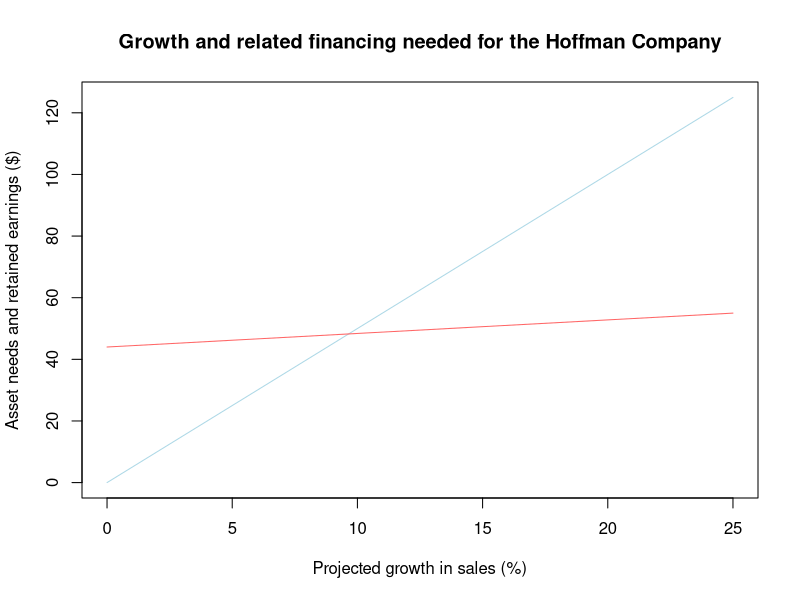

R code for this plot: (Note: this script raises an error after producing the figure.)
## ---- chunk 1
require(kableExtra)
require(dplyr)
knitr::opts_chunk$set(echo = TRUE)
options(scipen = 999)
pretty <- function(x) format(x, big.mark=",")
## ---- chunk 2
computerfield <- new.env()
computerfield$is <- matrix(c(1000, 800, 200), ncol=1)
rownames(computerfield$is) <- c("Sales", "Costs", "Net income")

knitr::kable(pretty(computerfield$is), align = "lr",
             caption="Computerfield corporation, income statement") %>%
    add_indent(c(3))
## ---- chunk 3
computerfield$bs <- matrix(c(500, 500, 250, 250, 500), ncol=1)
rownames(computerfield$bs) <- c("Assets", "Total Assets", "Debt", "Equity",
                                "Total Debt and Equity")

knitr::kable(pretty(computerfield$bs),
      align = "lr", caption="Computerfield Corporation balance sheet") %>%
    kable_styling(bootstrap_options="striped", full_width=F) %>%
    pack_rows("Assets", 1, 2, bold=T, background="#f2f2f2") %>%
    pack_rows("Debt and Equity", 3, 5, bold=T, background="#D3E4CD") %>%
    add_indent(c(2, 5))
## ---- chunk 4
computerfield$is.proforma <- computerfield$is
computerfield$is.proforma <- computerfield$is * 1.2
knitr::kable(pretty(computerfield$is.proforma), align="lr",
    caption="Computerfield corporation, pro forma income statement") %>%
  add_indent(c(3))
## ---- chunk 5
computerfield$bs.proforma <- computerfield$bs
computerfield$bs.proforma <- computerfield$bs * 1.2
rownames(computerfield$bs.proforma) <-
    c("Assets (+100)", "Total Assets (+100)", "Debt (+50)",
      "Equity (+50)", "Total Debt and Equity (+100)")
knitr::kable(computerfield$bs.proforma, align = "lr",
      caption="Computerfield Corporation pro forma balance sheet") %>%
    kable_styling(bootstrap_options="striped", full_width=F) %>%
    pack_rows("Assets", 1, 2, bold=T, background="#f2f2f2") %>%
    pack_rows("Debt and Equity", 3, 5, bold=T, background="#D3E4CD") %>%
    add_indent(c(2, 5))
## ---- chunk 6
computerfield$bs.proforma.alt <- computerfield$bs
computerfield$bs.proforma.alt <- matrix(c(600, 600, 110, 490, 600), ncol=1)
rownames(computerfield$bs.proforma.alt) <-
    c("Assets (+100)", "Total Assets (+100)", "Debt (-140)",
      "Equity (+240)", "Total Debt and Equity (+100)")
knitr::kable(pretty(computerfield$bs.proforma.alt), align = "lr",
      caption="Computerfield Corporation alternate pro forma balance sheet") %>%
    kable_styling(bootstrap_options="striped", full_width=F) %>%
    pack_rows("Assets", 1, 2, bold=T, background="#f2f2f2") %>%
    pack_rows("Debt and Equity", 3, 5, bold=T, background="#D3E4CD") %>%
    add_indent(c(2, 5))
## ---- chunk 7
rosengarten <- new.env()
rosengarten$growth.rate <- .25
rosengarten$is <- matrix(c(1000, 800, 200, 68, 132, 44, 88), ncol=1)
rownames(rosengarten$is) <- c("Sales", "Costs", "Taxable income", "Taxes (34%)",
                              "Net income", "Dividends",
                              "Addition to retained earnings")
knitr::kable(pretty(rosengarten$is),
      col.names=c("Item", "Amount ($)"), align="lr",
      caption="Rosengarten Corporation income statement") %>%
    kable_styling(bootstrap_options="striped", full_width=F) %>%
    add_indent(c(5))
## ---- chunk 8
rosengarten$is.proforma <- matrix(
    rosengarten$is[1:5,] * (1 + rosengarten$growth.rate), ncol=1)
rownames(rosengarten$is.proforma) <-
    c("Sales (projected)", "Costs", "Taxable income",
      "Taxes (34%)", "Net income")
knitr::kable(pretty(rosengarten$is.proforma), align = "lr",
     caption="Rosengarten Corporation pro forma income statement") %>%
   kable_styling(bootstrap_options="striped", full_width=F) %>%
   add_indent(c(5))
## ---- chunk 9
rosengarten$dividend.ratio <- .3333
## ---- chunk 10
rosengarten$bs <- matrix(c(160, 440, 600, 1200, 1800, 3000, 300, 100,
                           400, 800, 800, 1000, 1800, 3000), ncol=1)
rownames(rosengarten$bs) <- c("Cash", "Accounts receivable", "Inventory",
                              "Total current assets", "Net plant and equipment",
                              "Total assets", "Accounts payable",
                              "Notes payable", "Total current liabilities",
                              "Long-term debt",
                              "Common stock and paid-in surplus",
                              "Retained earnings", "Total equity",
                              "Total liabilities and owners' equity")
rosengarten$bs.pct.of.sales <- c(.16, .44, .60, 1.2, 1.8, 3, .3,
                                 NA, NA, NA, NA, NA, NA, NA)
rosengarten$bs <- cbind(rosengarten$bs, rosengarten$bs.pct.of.sales)

knitr::kable(pretty(rosengarten$bs),
     col.names=c("", "Amount ($)", "% of sales"), align="lrr",
     caption="Rosengarten Corporation balance sheet") %>%
   kable_styling(bootstrap_options="striped", full_width=F) %>%
   pack_rows("Current assets", 1, 4, bold=T, background="#f2f2f2") %>%
   pack_rows("Fixed assets", 5, 5, bold=T, background="#D3E4CD") %>%
   pack_rows("Current liabilities", 7, 9, bold=T, background="#FAD4D4") %>%
   pack_rows("Owners' equity", 11, 13, bold=T, background="#D9E4EC") %>%
   row_spec(5, extra_latex_after = "\\addlinespace") %>%
   row_spec(6, extra_latex_after = "\\addlinespace") %>%
   row_spec(13, extra_latex_after = "\\addlinespace") %>%
   add_indent(c(4, 9, 13))
## ---- chunk 11
tmp <- matrix(rosengarten$bs[,1], ncol=1)
rownames(tmp) <- rownames(rosengarten$bs)
rosengarten$bs.proforma <- tmp
rosengarten$bs.proforma[1:7] <- tmp * (1 + rosengarten$growth.rate)
rosengarten$bs.proforma["Total current liabilities",] <-
    rosengarten$bs.proforma["Accounts payable",] +
    rosengarten$bs.proforma["Notes payable",]
rosengarten$bs.proforma["Retained earnings",] <-
    tmp["Retained earnings",] +
    rosengarten$is.proforma["Net income",] * (1 - rosengarten$dividend.ratio)
rosengarten$bs.proforma["Total equity",] <-
    tmp["Total equity",] +
    rosengarten$is.proforma["Net income",] * (1 - rosengarten$dividend.ratio)
rosengarten$bs.proforma["Total liabilities and owners' equity",] <-
    rosengarten$bs.proforma["Total current liabilities",] +
    rosengarten$bs.proforma["Long-term debt",] +
    rosengarten$bs.proforma["Total equity",]
rosengarten$bs.proforma.efn <-
    rosengarten$bs.proforma["Total assets",] -
    rosengarten$bs.proforma["Total liabilities and owners' equity",]
rosengarten$bs.proforma.delta <- c(rosengarten$bs.proforma - rosengarten$bs[,1],
                                   rosengarten$bs.proforma.efn)
rosengarten$bs.proforma <- rbind(rosengarten$bs.proforma,
                                 rosengarten$bs.proforma.efn)
rosengarten$bs.proforma <- cbind(rosengarten$bs.proforma,
                                 rosengarten$bs.proforma.delta)
rownames(rosengarten$bs.proforma) <- c(rownames(rosengarten$bs),
                                       "External financing needed")
knitr::kable(pretty(round(rosengarten$bs.proforma)),
     col.names=c("Item", "Amount ($)", "Change from current year"), align="lrr",
     caption="Rosengarten Corporation pro forma balance sheet") %>%
   kable_styling(bootstrap_options="striped", full_width=F) %>%
   pack_rows("Current assets", 1, 4, bold=T, background="#f2f2f2") %>%
   pack_rows("Fixed assets", 5, 5, bold=T, background="#D3E4CD") %>%
   pack_rows("Current liabilities", 7, 9, bold=T, background="#FAD4D4") %>%
   pack_rows("Owners' equity", 11, 13, bold=T, background="#D9E4EC") %>%
   row_spec(5, extra_latex_after = "\\addlinespace") %>%
   row_spec(6, extra_latex_after = "\\addlinespace") %>%
   row_spec(13, extra_latex_after = "\\addlinespace") %>%
   add_indent(c(4, 9, 13))
## ---- chunk 12
# remove the efn row
tmp <- matrix(rosengarten$bs.proforma[-nrow(rosengarten$bs.proforma),1], ncol=1)
rownames(tmp) <- rownames(rosengarten$bs.proforma)[-15]
rosengarten$bs.scenario <- round(tmp)
rosengarten$bs.scenario["Notes payable",] <- 
    rosengarten$bs.scenario["Notes payable",] +
    225
rosengarten$bs.scenario["Total current liabilities",] <-
    rosengarten$bs.scenario["Total current liabilities",] +
    225
rosengarten$bs.scenario["Long-term debt",] <-
    rosengarten$bs.scenario["Long-term debt",] +
    340
rosengarten$bs.scenario["Total liabilities and owners' equity",] <-
    rosengarten$bs.scenario["Total current liabilities",] +
    rosengarten$bs.scenario["Long-term debt",] +
    rosengarten$bs.scenario["Total equity",]
rosengarten$bs.scenario.delta <-
    round(rosengarten$bs.scenario - rosengarten$bs[,1])
rosengarten$bs.scenario <- cbind(rosengarten$bs.scenario,
                                 rosengarten$bs.scenario.delta)
knitr::kable(pretty(rosengarten$bs.scenario),
     col.names=c("Item", "Amount ($)", "Change from current year"), align="lrr",
     caption="Rosengarten Corporation pro forma balance sheet") %>%
   kable_styling(bootstrap_options="striped", full_width=F) %>%
   pack_rows("Current assets", 1, 4, bold=T, background="#f2f2f2") %>%
   pack_rows("Fixed assets", 5, 5, bold=T, background="#D3E4CD") %>%
   pack_rows("Current liabilities", 7, 9, bold=T, background="#FAD4D4") %>%
   pack_rows("Owners' equity", 11, 13, bold=T, background="#D9E4EC") %>%
   row_spec(5, extra_latex_after = "\\addlinespace") %>%
   row_spec(6, extra_latex_after = "\\addlinespace") %>%
   row_spec(13, extra_latex_after = "\\addlinespace") %>%
   add_indent(c(4, 9, 13))
## ---- chunk 13
hoffman <- new.env()
hoffman$is <- matrix(c(500, 400, 100, 34, 66, 22, 44), ncol=1)
hoffman$is.accounts <- c("Sales", "Costs", "Taxable income", "Taxes (34%)",
                         "Net income", "Dividend",
                         "Additions to retained earnings")
rownames(hoffman$is) <- hoffman$is.accounts
knitr::kable(pretty(hoffman$is),
             caption="Hoffman Company income statement") %>%
    add_indent(c(6,7))

hoffman$bs <- data.frame(
  Category = c("Current assets", "Net fixed assets", "Total assets",
               "Total debt", "Owners' equity",
               "Total liabilities and owners' equity"),
  Amount = c(200, 300, 500, 250, 250, 500),
  pctSales = c(.4, .6, 1, NA, NA, NA)
)

knitr::kable(pretty(hoffman$bs),
     col.names=c("Item", "Amount ($)", "% of sales"), align="lrr",
     caption="Hoffman Corporation balance sheet") %>%
   kable_styling(bootstrap_options="striped", full_width=F) %>%
   pack_rows("Assets", 1, 3, bold=T, background="#f2f2f2") %>%
   pack_rows("Liabilities and Owners' Equity", 4, 6, bold=T,
             background="#D3E4CD") %>%
   row_spec(3, extra_latex_after = "\\addlinespace") %>%
   add_indent(c(3,6))
## ---- chunk 14
hoffman$is.proforma <- hoffman$is * 1.2
knitr::kable(pretty(hoffman$is),
             caption="Hoffman Company pro forma income statement")

hoffman$bs.proforma <- data.frame(
  Category = c(hoffman$bs$Category),
  #          Assets all vary with sales;    Total Debt unchanged
  Amount = c(hoffman$bs$Amount[1:3] * 1.2, hoffman$bs$Amount[4],
  #           Add addition to retained earnings to owners' equity
              hoffman$bs$Amount[5] + hoffman$is.proforma[7, 1],
  #           Do the same with total liabilities and owners' equity
              hoffman$bs$Amount[6] + hoffman$is.proforma[7, 1]),
  pctSales = hoffman$bs$pctSales
)
efn <- hoffman$bs.proforma[3,2] - hoffman$bs.proforma[6,2]
hoffman$bs.proforma <- rbind(hoffman$bs.proforma,
  c("External financing needed", efn, NA))

knitr::kable(pretty(hoffman$bs.proforma),
     col.names=c("Item", "Amount ($)", "% of sales"), align="lrr",
     caption="Hoffman Corporation pro forma balance sheet") %>%
   kable_styling(bootstrap_options="striped", full_width=F) %>%
   pack_rows("Assets", 1, 3, bold=T, background="#f2f2f2") %>%
   pack_rows("Liabilities and Owners' Equity", 4, 6, bold=T,
             background="#D3E4CD") %>%
   row_spec(c(3,6), extra_latex_after = "\\addlinespace") %>%
   add_indent(c(3,6))
## ---- chunk 15
efn <- new.env()
efn$sales.growth <- c(0, .05, .1, .15, .20, .25)
efn$assets.increase <- 500 * efn$sales.growth
efn$addition.retained.earnings <- 44 + (44 * efn$sales.growth)
efn$efn <- (500 + efn$assets.increase) - (500 + efn$addition.retained.earnings)
# We assume that all needed funds are borrowed
efn$de.ratio <- round((250 + efn$efn) /
                      (250 + efn$addition.retained.earnings),2)
efn$growth.table <- data.frame(
  Sales.Growth = efn$sales.growth,
  Assets.Increase = efn$assets.increase,
  Addition.Retained.Earnings = efn$addition.retained.earnings,
  External.Financing.Needed = efn$efn,
  DE.Ratio = efn$de.ratio
)
efn$gt.cols <- c("Projected Sales Growth", "Increase in Assets Required",
                 "Addition to Retained Earnings",
                 "External Financing Needed, EFN",
                 "Projected Debt-Equity Ratio")
knitr::kable(efn$growth.table, col.names=efn$gt.cols)
## ---- chunk 16
plot(efn$sales.growth*100, efn$assets.increase, type="l",
     xlab="Projected growth in sales (%)",
     ylab="Asset needs and retained earnings ($)",
     col="lightblue",
     main="Growth and related financing needed for the Hoffman Company")
lines(efn$sales.growth*100, efn$addition.retained.earnings,
      col="#FF6666")
## ---- chunk 17
ex3.4 <- new.env()

ex3.4$lowes <- c(48.8, 3.2, 2.0, 0.7, 1.6, 6.5, 33.7, 25, 1.3, 18.1)
ex3.4$home.depot <- c(68.0, 5.8, 3.3, 0.5, 1.6, 8.7, 40.1, 37, 1.6, 18.9)

ex3.4$rows <- c("Sales", "EBIT", "Net income", "Cash", "Depreciation",
                "Interest bearing debt", "Total assets", "Price per share",
                "Shares outstanding", "Shareholder equity")
ex3.4$col <- c("Lowe's Company, Inc.", "The Home Depot, Inc.")

ex3.4$tbl <- matrix(c(ex3.4$lowes, ex3.4$home.depot), ncol=2)
rownames(ex3.4$tbl) <- ex3.4$rows
colnames(ex3.4$tbl) <- ex3.4$col
knitr::kable(ex3.4$tbl, align="cc")

ex3.4$equity.multiplier <- round(ex3.4$tbl["Total assets",] /
    ex3.4$tbl["Shareholder equity",],1)
ex3.4$total.asset.turnover <- round(ex3.4$tbl["Sales",] /
    ex3.4$tbl["Total assets",],1)
ex3.4$profit.margin <- round(ex3.4$tbl["Net income",] /
    ex3.4$tbl["Sales",],3)
ex3.4$roe <- round(ex3.4$tbl["Net income",] /
    ex3.4$tbl["Shareholder equity",],3)
ex3.4$market.capitalization <- round(ex3.4$tbl["Price per share",] *
    ex3.4$tbl["Shares outstanding",],1)
ex3.4$enterprise.value <- round(ex3.4$market.capitalization +
    ex3.4$tbl["Interest bearing debt",] - ex3.4$tbl["Cash",],1)
ex3.4$eps <- round(ex3.4$tbl["Net income",] / 
    ex3.4$tbl["Shares outstanding",],2)
ex3.4$pe.multiple <- round(ex3.4$tbl["Price per share",] / ex3.4$eps,1)
ex3.4$ebitda <- round(ex3.4$tbl["EBIT",] + ex3.4$tbl["Depreciation",],1)
ex3.4$ev.multiple <- round(ex3.4$enterprise.value / ex3.4$ebitda,1)
## ---- chunk 18
ex3.5 <- new.env()
ex3.5$is.proforma <- matrix(c(606.8, 485.4, 121.4, 41.3, 80.1, 26.7, 53.4),
                            ncol=1)
ex3.5$is.rows <- c("Sales (Projected)", "Costs (80% of sales)",
                   "Taxable income", "Taxes (34%)", "Net income",
                   "Dividends", "Addition to retained earnings")
rownames(ex3.5$is.proforma) <- ex3.5$is.rows
knitr::kable(ex3.5$is.proforma,
    caption="Hoffman Company pro forma income statement") %>%
  add_indent(c(6,7))
## ---- chunk 19
ex3.5$bs.cols <- c("$", "% of sales")
ex3.5$bs.assets <- matrix(c(242.7, 364.1, 606.8, .4, .6, 1), ncol=2)
ex3.5$bs.assets.rows <- c("Current assets", "Net fixed assets", "Total assets")
rownames(ex3.5$bs.assets) <- ex3.5$bs.assets.rows
colnames(ex3.5$bs.assets) <- ex3.5$bs.cols
ex3.5$bs.lande <- matrix(c(250.0, 303.4, 553.4, 53.4, NA, NA, NA, NA), ncol=2)
ex3.5$bs.lande.rows <- c("Total debt", "Owners' equity",
  "Total liabilities and owners' equity", "External financing needed")
rownames(ex3.5$bs.lande) <- ex3.5$bs.lande.rows
colnames(ex3.5$bs.lande) <- ex3.5$bs.cols
ex3.5$bs.display <- list(ex3.5$bs.assets, ex3.5$bs.lande)
knitr::kable(ex3.5$bs.display,
    caption="Hoffman Company pro forma balance sheet", align="cc") %>%
  add_indent(c(3)) %>%
  kable_styling(latex_options = "HOLD_position")
## ---- chunk 20
p1 <- new.env()
p1$equity.multiplier <- 1.55
p1$total.asset.turnover <- 1.75
p1$profit.margin <- .043
p1$roe <- p1$profit.margin * p1$total.asset.turnover * p1$equity.multiplier
## ---- chunk 21
p2 <- new.env()
p2$de.ratio <- .8
p2$roa <- .097
p2$total.equity <- 735000
p2$equity.multiplier <- 1 + p2$de.ratio
p2$roe <- p2$roa * p2$equity.multiplier
p2$net.income <- p2$roe * p2$total.equity
## ---- chunk 22
p3 <- new.env()
p3$assets <- 1310
p3$de.ratio <- 1.2
p3$roe <- .15
p3$net.income <- (p3$roe * p3$assets)/(1 + p3$de.ratio)
## ---- chunk 23
p4 <- new.env()

p4$is <- data.frame(
    Category = c("Sales", "Costs", "taxable income",
                 "Taxes (34%)", "Net income"),
    Amount = c(37300, 25800, 11500, 3910, 7590)
)

p4$bs <- data.frame(
    Category =  c("Assets", "Debt", "Equity"),
    Amount = c(127000, 30500, 96500)
)

knitr::kable(p4$is, caption="Income Statement")
knitr::kable(p4$bs, caption="Balance Sheet")

p4$dividend <- 2500
p4$projected.sales <- 42300
p4$payout.ratio <- p4$dividend / p4$is$Amount[5]
p4$growth.rate <- (p4$projected.sales - p4$is$Amount[1]) / p4$is$Amount[1]
p4$projected.assets <- p4$bs$Amount[1] * (1 + p4$growth.rate)
p4$projected.net.income <- p4$is$Amount[5] * (1 + p4$growth.rate)
p4$addition.to.retained.earnings <- p4$projected.net.income *
                                     (1 - p4$payout.ratio)
p4$projected.equity <- p4$bs$Amount[3] + p4$addition.to.retained.earnings
p4$efn <- p4$projected.assets - (p4$bs$Amount[2] + p4$projected.equity)
## ---- chunk 24
pct.inc.sales <- 42300/37300
payout.ratio <- 2500/7590
assets.proforma <- 127000 * pct.inc.sales
netincome.proforma <- 7590 * pct.inc.sales
retained.earnings.proforma <- netincome.proforma*(1-payout.ratio)
equity.proforma <- 96500 + retained.earnings.proforma
efn <- assets.proforma - (30500 + equity.proforma)
## ---- chunk 25
p5 <- new.env()
p5$is <- matrix(c(54000, 39300, 14700, 4998, 9702), ncol=1)
row.names(p5$is) <- c("Sales", "Costs", "Taxable income",
                      "Taxes (34%)", "Net income")
p5$bs <- matrix(c(31000, 118000, 149000, 68000, 81000, 149000), ncol = 1)
row.names(p5$bs) <- c("Current assets", "Fixed assets", "Total Assets",
                      "Long-term debt", "Equity", "Debt and Equity")
knitr::kable(p5$is, caption="Income Statement")
knitr::kable(p5$bs, caption="Balance Sheet")
## ---- chunk 26
p5$payout.ratio <- .3
p5$de.ratio <- as.numeric(p5$bs["Long-term debt",]) /
               as.numeric(p5$bs["Equity",])
p5$roe <- as.numeric(p5$is["Net income",]) /
          as.numeric(p5$bs["Equity",])
p5$plow.back <- 1 - p5$payout.ratio
p5$sgr <- (p5$roe * p5$plow.back) / (1 - p5$roe * p5$plow.back)
## ---- chunk 27
p5$retention.ratio <- 0.70
p5$debt.to.equity.ratio <- 68000/81000
p5$roe <- 9702/81000
p5$sgr <- p5$roe * p5$retention.ratio
cat("Maximum increase in sales:", p5$max.inc.sales <- 54000 * p5$sgr)
cat("Projected Total Sales:", p5$projected.sales <- 54000 + p5$max.inc.sales)
## ---- chunk 28
p6 <- new.env()
p6$roe <- .13
p6$payout.ratio <- .2
p6$sgr <- (p6$roe * (1 - p6$payout.ratio)) /
          (1 - p6$roe * (1 - p6$payout.ratio))
## ---- chunk 29
p7 <- new.env()
p7$total.asset.turnover <- 2.2
p7$profit.margin <- .074
p7$equity.multiplier <- 1.4
p7$payout.ratio <- .4
p7$roa <- p7$profit.margin * p7$total.asset.turnover
p7$roe <- p7$roa * p7$equity.multiplier
p7$sgr <- p7$roe * (1 - p7$payout.ratio)
## ---- chunk 30
p8 <- new.env()
p8$is <- matrix(c(6500, 5320, 1180), ncol=1)
row.names(p8$is) <- c("Sales", "Costs", "Net income")
p8$bs <- matrix(c(17400, 17400, 8400, 9000, 17400), ncol=1)
row.names(p8$bs) <- c("Assets", "Total Assets", "Debt", "Equity", "Debt and Equity")
knitr::kable(p8$is, caption="Income Statement")
knitr::kable(p8$bs, caption="Balance Sheet")
## ---- chunk 31
p8$projected.sales <- 7280
p8$growth <- p8$projected.sales / as.numeric(p8$is["Sales",])
p8$projected.assets <- as.numeric(p8$bs["Assets",]) * p8$growth
p8$projected.net.income <- as.numeric(p8$is["Net income",]) * p8$growth
p8$projected.equity <- as.numeric(p8$bs["Equity",]) + p8$projected.net.income
p8$efn <- p8$projected.assets - (as.numeric(p8$bs["Debt",])
                              + p8$projected.equity)
## ---- chunk 32
options(digits=5)
p9 <- new.env()

# Given
p9$projected.sales <- 420
p9$sales.growth <- .1
p9$current.assets.pct.of.sales <- .2
p9$fixed.assets.pct.of.sales <- .75
p9$short.term.debt.pct.of.sales <- .15
p9$long.term.debt <- 120
p9$dividend.payout <- .3
p9$equity.par.value <- 48
p9$profit.margin <- .09

p9$sales <- p9$projected.sales / (1 + p9$sales.growth)

# Current variables
p9$current <- matrix(p9$sales * c(
    p9$current.assets.pct.of.sales,
    p9$fixed.assets.pct.of.sales,
    p9$short.term.debt.pct.of.sales), ncol=1)
rownames(p9$current) <- c(
    "Current assets",
    "Fixed assets",
    "Short-term debt")
p9$current.total.assets <- sum(p9$current[1:2,])
p9$current.total.liabilities <- as.numeric(p9$current[3,]) + p9$long.term.debt
p9$current.net.income <- p9$profit.margin * p9$sales
p9$current.retained.earnings <- p9$current.net.income *
  (1 - p9$dividend.payout)
p9$current.equity <- p9$current.total.assets - p9$current.total.liabilities

# Projected variables
p9$projected <- matrix(p9$projected.sales * c(
    p9$current.assets.pct.of.sales,
    p9$fixed.assets.pct.of.sales,
    p9$short.term.debt.pct.of.sales), ncol=1)
rownames(p9$projected) <- c(
    "Current assets",
    "Fixed assets",
    "Short-term debt")
p9$projected.total.assets <- sum(p9$projected[1:2,])
p9$projected.total.liabilities <- p9$projected[3,] + p9$long.term.debt
p9$projected.net.income <- p9$profit.margin * p9$projected.sales
p9$projected.retained.earnings <- p9$projected.net.income *
  (1 - p9$dividend.payout)
p9$projected.equity <- p9$current.equity + p9$projected.retained.earnings

p9$total.available.financing <- p9$projected["Short-term debt",] +
    p9$long.term.debt + p9$projected.equity

p9$efn <- p9$projected.total.assets - p9$total.available.financing
## ---- chunk 33
p10 <- new.env()
p10$roe <- .131
p10$payout.ratio <- .4
p10$sgr <- (p10$roe * (1 - p10$payout.ratio)) /
           (1 - p10$roe * (1 - p10$payout.ratio))
## ---- chunk 34
p11 <- new.env()
p11$total.debt.ratio <- c(.35, .55)
p11$roa <- c(.09, .07)
p11$de.ratio <- (1 - p11$total.debt.ratio)
p11$equity.multiplier <- 1 + p11$de.ratio
p11$roe <- p11$roa * p11$equity.multiplier
## ---- chunk 35
p12 <- new.env()
p12$net.loss.pd <- 37543
p12$sales.pd <- 345182
p12$sales.us <- 559725
p12$profit.margin <- - p12$net.loss.pd / p12$sales.pd
p12$pd.us <- p12$sales.us / p12$sales.pd
p12$net.loss.us <- p12$net.loss.pd * p12$pd.us
## ---- chunk 36
p13 <- new.env()
p13$is <- matrix(c(30400000, 26720000, 3680000, 1288000,
                   2392000, 956800, 1435200),
                 ncol=1)
row.names(p13$is) <- c("Sales", "Costs", "Taxable income", "Taxes",
                       "Net income", "Dividends",
                       "Addition to retained earnings")

knitr::kable(pretty(p13$is), caption="Income Statement") %>%
    kable_styling(latex_options = "HOLD_position")
## ---- chunk 37
p13$bs.assets <- c(7200000, 17600000)
p13$bs.liabilities.and.equity <- c(6400000, 4800000, 3200000, 10400000)
p13$bs.total.assets <- sum(p13$bs.assets)
p13$bs.total.liabilities <- sum(p13$bs.liabilities.and.equity[1:2])
p13$bs.total.equity <- sum(p13$bs.liabilities.and.equity[3:4])
p13$bs.total.liabilities.and.equity <- sum(p13$bs.liabilities.and.equity)
p13$bs <- matrix(c(p13$bs.assets, p13$bs.total.assets,
                   p13$bs.liabilities.and.equity, p13$bs.total.equity,
                   p13$bs.total.liabilities.and.equity), ncol=1)
rownames(p13$bs) <- c("Current assets", "Fixed assets", "Total assets",
                      "Short-term debt", "Long-term debt", "Common stock",
                      "Accumulated retained earnings", "Total equity",
                      "Total liabilities and equity")
knitr::kable(pretty(p13$bs), caption="Balance Sheet") %>%
    pack_rows("Assets", 1, 2) %>%
    pack_rows("Liabilities", 4, 5) %>%
    pack_rows("Stockholders' equity", 6, 8) %>%
    add_indent(8) %>%
    row_spec(c(2, 3, 7, 8),
             extra_latex_after = "\\addlinespace") %>%
    kable_styling(latex_options = "HOLD_position")
## ---- chunk 38
p13$pct.sales.inc <- .15
p13$sales <- as.numeric(p13$is["Sales",])
p13$delta.sales <- p13$sales * p13$pct.sales.inc
p13$projected.sales <- p13$sales + p13$delta.sales
p13$short.term.debt <- as.numeric(p13$bs["Short-term debt",])
p13$capital.intensity.ratio <- as.numeric(p13$bs.total.assets) / p13$sales
p13$profit.margin <- as.numeric(p13$is["Net income",]) / p13$sales
p13$dividend.payout.ratio <- as.numeric(p13$is["Dividends",]) /
                              as.numeric(p13$is["Net income",])
p13$retention.ratio <- 1 - p13$dividend.payout.ratio
p13$efn  <- p13$capital.intensity.ratio * p13$delta.sales -
            p13$short.term.debt / p13$sales * p13$delta.sales -
            p13$profit.margin * p13$projected.sales * p13$retention.ratio
## ---- chunk 39
p13$bs.assets.pro.forma <- p13$bs.assets * 1.15
p13$bs.total.assets.pro.forma <- sum(p13$bs.assets.pro.forma)
p13$bs.short.term.debt.pro.forma <- as.numeric(p13$bs["Short-term debt",]) * 1.15
p13$bs.total.liabilities.pro.forma <- p13$bs.short.term.debt.pro.forma +
                                       as.numeric(p13$bs["Long-term debt",])
p13$bs.accumulated.retained.earnings.pro.forma <-
    as.numeric(p13$bs["Accumulated retained earnings",]) +
    as.numeric(p13$is["Addition to retained earnings",]) * 1.15
p13$bs.total.equity.pro.forma <- as.numeric(p13$bs["Common stock",]) +
                              p13$bs.accumulated.retained.earnings.pro.forma
p13$bs.total.liabilities.and.equity.pro.forma <-
    p13$bs.total.liabilities.pro.forma +
    p13$bs.total.equity.pro.forma
p13$bs.pro.forma <- matrix(c(p13$bs.assets.pro.forma,
                             p13$bs.total.assets.pro.forma,
                             p13$bs.short.term.debt.pro.forma,
                             p13$bs["Long-term debt",],
                             p13$bs["Common stock",],
                             p13$bs.accumulated.retained.earnings.pro.forma,
                             p13$bs.total.equity.pro.forma,
                             p13$bs.total.liabilities.and.equity.pro.forma,
                             p13$efn),
                           ncol=1)
rownames(p13$bs.pro.forma) <- c("Current assets", "Fixed assets",
                                "Total assets", "Short-term debt",
                                "Long-term debt", "Common stock",
                                "Accumulated retained earnings", "Total equity",
                                "Total liabilities and equity",
                                "External financing needed")
knitr::kable(pretty(p13$bs.pro.forma),
             caption="Pro Forma Balance Sheet") %>%
    pack_rows("Assets", 1, 2) %>%
    pack_rows("Liabilities", 4, 5) %>%
    pack_rows("Stockholders' equity", 6, 8) %>%
    add_indent(8) %>%
    row_spec(c(2, 3, 7, 8),
             extra_latex_after = "\\addlinespace") %>%
    kable_styling(latex_options = "HOLD_position")
## ---- chunk 40
p13$roe <- as.numeric(p13$is["Net income",]/p13$bs["Total equity",])
p13$sustainable.growth.rate <- (p13$roe * p13$retention.ratio) /
                                (1 - p13$roe * p13$retention.ratio)
## ---- chunk 41
p14 <- new.env()
p14$net.income <- 265000
p14$profit.margin <- .093
p14$accounts.receivable <- 145300
p14$pct.sales.on.credit <- .8
p14$sales <- p14$net.income / p14$profit.margin
p14$sales.on.credit <- p14$sales * p14$pct.sales.on.credit
p14$receivables.turnover <- round(p14$sales.on.credit /
                                  p14$accounts.receivable, 1)
p14$days.sales.in.receivables <- round(365 / p14$receivables.turnover, 1)
## ---- chunk 42
p15 <- new.env()
p15$lt.debt.asset.ratio <- .35
p15$current.ratio <- 1.25
p15$current.liabilities <- 950
p15$sales <- 5780
p15$profit.margin <- .094
p15$roe <- .182
p15$current.assets <- p15$current.ratio * p15$current.liabilities
p15$net.income <- p15$profit.margin * p15$sales
p15$equity <- round(p15$net.income / p15$roe, 2)
p15$total.assets <- round((p15$current.liabilities + p15$equity) /
                          (1 - p15$lt.debt.asset.ratio), 2)
p15$fixed.assets <- p15$total.assets - p15$current.assets
p15$fixed.assets2 <- p15$current.liabilities / (1 - p15$lt.debt.asset.ratio) +
                     p15$equity / (1 - p15$lt.debt.asset.ratio) -
                     p15$current.assets
## ---- chunk 43
p16 <- new.env()
p16$net.income <- 8320
p16$tax.rate <- .34
p16$interest <- 1940
p16$depreciation <- 2730
p16$taxable.income <- round(p16$net.income / (1 - p16$tax.rate), 2)
p16$ebitda <- p16$taxable.income + p16$interest + p16$depreciation
p16$cash.coverage.ratio <- round(p16$ebitda / p16$interest, 2)
## ---- chunk 44
p18 <- new.env()
p18$bs.assets <- matrix(c(8014, 20453, 36822, 65289, 215370, 280659,
                          9954, 22937, 41797, 74688, 243340, 318028), ncol=2)

p18$account.names <- c("Cash", "Accounts receivable", "Inventory",
                       "Total current assets", "Net plant and equipment",
                       "Total assets", "Accounts payable", "Notes payable",
                       "Total current liabilities", "Long-term debt",
                       "Common stock and paid-in surplus", "Retained earnings",
                       "Total owners' equity",
                       "Total liabilities and owners' equity")
p18$years <- c("2011", "2012")

p18$bs.liabilities.equity <- matrix(c(40898, 17464, 58362, 24000, 38000, 160297,
                                      198297, 280659, 45884, 17035, 62919, 31000,
                                      39200, 184909, 224109, 318028), ncol=2)
p18$bs <- rbind(p18$bs.assets, p18$bs.liabilities.equity)
colnames(p18$bs) <- p18$years
rownames(p18$bs) <- p18$account.names
knitr::kable(p18$bs,
             caption="Jarrow Corporation 2011 and 2012 Balance Sheets") %>%
    pack_rows("Assets", 1, 6) %>%
    pack_rows("Current assets", 1, 4) %>%
    pack_rows("Fixed assets", 5, 5) %>%
    pack_rows("Liabilities and Owners' Equity", 7, 14) %>%
    pack_rows("Current liabilities", 7, 9) %>%
    pack_rows("Owners' equity", 11, 13) %>%
    row_spec(c(3, 4, 5, 6, 8, 9, 11, 12, 13, 14),
             extra_latex_after = "\\addlinespace") %>%
    add_indent(c(4, 9, 13)) %>%
    kable_styling(latex_options = "HOLD_position")
## ---- chunk 45
p18$tmp <- round(p18$bs / p18$bs[,1], 2)
p18$bs.common.base <- matrix(p18$tmp[,2], ncol=1)
rownames(p18$bs.common.base) <- p18$account.names
colnames(p18$bs.common.base) <- "2011 -> 2012 Change"
p18$caption="Jarrow Corporation Common-base balance sheet base year 2011"
knitr::kable(p18$bs.common.base, caption=p18$caption) %>%
    pack_rows("Assets", 1, 6) %>%
    pack_rows("Current assets", 1, 4) %>%
    pack_rows("Fixed assets", 5, 5) %>%
    pack_rows("Liabilities and Owners' Equity", 7, 14) %>%
    pack_rows("Current liabilities", 7, 9) %>%
    pack_rows("Owners' equity", 11, 13) %>%
    row_spec(c(3, 4, 5, 6, 8, 9, 11, 12, 13, 14),
             extra_latex_after = "\\addlinespace") %>%
    add_indent(c(4, 9, 13)) %>%
    kable_styling(latex_options = "HOLD_position")
## ---- chunk 46
p18$bs.common.size <- p18$bs / as.numeric(p18$bs["Total assets",])
p18$pct.change <- as.numeric(p18$bs.common.size[,2] -
                             p18$bs.common.size[,1])
p18$bs.common.size <- cbind(p18$bs.common.size, p18$pct.change)
rownames(p18$bs.common.size) <- p18$account.names
colnames(p18$bs.common.size) <- c(p18$years, "Change %")
p18$caption="Jarrow Corporation Common-size balance sheet base year 2011"
knitr::kable(p18$bs.common.size, caption=p18$caption) %>%
    pack_rows("Assets", 1, 6) %>%
    pack_rows("Current assets", 1, 4) %>%
    pack_rows("Fixed assets", 5, 5) %>%
    pack_rows("Liabilities and Owners' Equity", 7, 14) %>%
    pack_rows("Current liabilities", 7, 9) %>%
    pack_rows("Owners' equity", 11, 13) %>%
    row_spec(c(3, 4, 5, 6, 8, 9, 11, 12, 13, 14),
             extra_latex_after = "\\addlinespace") %>%
    add_indent(c(4, 9, 13)) %>%
    kable_styling(latex_options = "HOLD_position")
## ---- chunk 47
p19 <- new.env()
p19$current.sales <- 725000
p19$operating.capacity <- .9
p19$sales.full.capacity <- p19$current.sales / p19$operating.capacity
p19$sales.increase <- p19$sales.full.capacity - p19$current.sales
## ---- chunk 48
p20 <- new.env()
p20$fixed.assets <- 690000
p20$projected.sales <- 830000
p20$capital.intensity.ratio <-
    round(p20$fixed.assets / p19$sales.full.capacity, 3)
p20$projected.fixed.assets <- p20$projected.sales * p20$capital.intensity.ratio
p20$new.fixed.assets <- p20$projected.fixed.assets - p20$fixed.assets
## ---- chunk 49
p21 <- new.env()

p21$growth.rate <- .2
p21$is <- matrix(c(
    p21$sales <- 836100,
    p21$costs <- 650700,
    p21$other.expenses <- 17100,
    p21$ebit <- 168300,
    p21$interest <- 12600,
    p21$taxable.income <- 155700,
    p21$taxes <- 54495,
    p21$net.income <- p21$taxable.income - p21$taxes,
    p21$dividends <- 30300,
    p21$atre <- 70905), ncol=1)
row.names(p21$is) <- c("Sales", "Costs", "Other expenses",
    "Earnings before interest and taxes", "Interest expense", "Taxable income",
    "Taxes", "Net income", "Dividends", "Addition to retained earnings")

knitr::kable(pretty(p21$is), caption="Income Statement") %>%
    add_indent(c(9, 10)) %>%
    kable_styling(latex_options = "HOLD_position")
## ---- chunk 50
p21$bs.assets <- matrix(c(
    p21$cash <- 24035,
    p21$accounts.receivable <- 38665,
    p21$inventory <- 82555,
    p21$total.current.assets<- p21$cash + p21$accounts.receivable +
        p21$inventory,
    p21$fixed.assets <- 392350,
    p21$total.assets <- p21$total.current.assets + p21$fixed.assets), ncol=1)
row.names(p21$bs.assets) <- c("Cash", "Accounts receivable", "Inventory",
                              "Total current assets", "Fixed assets",
                              "Total assets")

p21$bs.liabilities <- matrix(c(
    p21$accounts.payable <- 64600,
    p21$notes.payable <- 16150,
    p21$total.current.liabilities <- p21$accounts.payable + p21$notes.payable,
    p21$long.term.debt <- 150000,
    p21$total.liabilities <- p21$total.current.liabilities +
                             p21$long.term.debt), ncol=1)
row.names(p21$bs.liabilities) <- c("Accounts payable", "Notes payable",
    "Total current liabilities", "Long-term debt", "Total liabilities")

p21$bs.equity <- matrix(c(
    p21$common.stock <- 130000,
    p21$retained.earnings <- 176855,
    p21$total.equity <- p21$common.stock + p21$retained.earnings), ncol=1)
row.names(p21$bs.equity) <- c("Common stock and paid-in surplus",
                              "Retained earnings", "Total equity")

p21$bs.total.liabilities.and.equity <- matrix(c(
    p21$total.liabilities + p21$total.equity), ncol=1)
row.names(p21$bs.total.liabilities.and.equity) <-
    c("Total liabilities and owners' equity")

p21$bs <- rbind(p21$bs.assets, p21$bs.liabilities,
                p21$bs.equity, p21$bs.total.liabilities.and.equity)

knitr::kable(pretty(p21$bs),
             caption="Balance Sheet") %>%
    pack_rows("Assets", 1, 5) %>%
    pack_rows("Liabilities", 7, 11) %>%
    pack_rows("Owners' equity", 12, 14) %>%
    add_indent(c(4, 9, 11, 14)) %>%
    row_spec(c(4, 11, 14),
             extra_latex_after = "\\addlinespace") %>%
    kable_styling(latex_options = "HOLD_position")
## ---- chunk 51
p21$dividend.payout.ratio <- as.numeric(p21$is["Dividends",] /
                                        p21$is["Net income",])
p21$tax.rate <- as.numeric(p21$is["Taxes",] / p21$is["Taxable income",])

p21$is.proforma <- p21$is
p21$is.proforma[c("Sales", "Costs", "Other expenses",
                  "Earnings before interest and taxes"),] <- p21$is[c(
                  "Sales", "Costs", "Other expenses",
                  "Earnings before interest and taxes"),] *
                  (1 + p21$growth.rate)

p21$taxable.income <- p21$is.proforma["Earnings before interest and taxes",] -
    p21$is.proforma["Interest expense",]

p21$taxes <- p21$taxable.income * p21$tax.rate
p21$net.income <- p21$taxable.income - p21$taxes
p21$dividends <- p21$net.income * p21$dividend.payout.ratio
p21$atre <- p21$net.income * (1 - p21$dividend.payout.ratio)
p21$is.proforma["Taxable income",] <- p21$taxable.income
p21$is.proforma["Taxes",] <- p21$taxes
p21$is.proforma["Net income",] <- p21$net.income
p21$is.proforma["Dividends",] <- p21$dividends
p21$is.proforma["Addition to retained earnings",] <- p21$atre
knitr::kable(pretty(p21$is.proforma), caption="Pro Forma Income Statement") %>%
    add_indent(c(9, 10)) %>%
    kable_styling(latex_options = "HOLD_position")
## ---- chunk 52
p21$bs.proforma <- p21$bs
p21$bs.proforma[1:7,] <- p21$bs.proforma[1:7,] * (1 + p21$growth.rate)

p21$bs.proforma["Total current liabilities",] <-
    p21$bs.proforma["Accounts payable",] + p21$bs.proforma["Notes payable",]

p21$bs.proforma["Total liabilities",] <- p21$bs.proforma["Long-term debt",] +
    p21$bs.proforma["Total current liabilities",]

p21$bs.proforma["Retained earnings",] <- p21$bs["Retained earnings",] +
    p21$is.proforma["Addition to retained earnings",]

p21$bs.proforma["Total equity",] <-
    p21$bs.proforma["Common stock and paid-in surplus",] +
    p21$bs.proforma["Retained earnings",]

p21$bs.proforma["Total liabilities and owners' equity",] <-
    p21$bs.proforma["Total liabilities",] + p21$bs.proforma["Total equity",]

knitr::kable(pretty(p21$bs.proforma),
             caption="Pro Forma Balance Sheet") %>%
    pack_rows("Assets", 1, 5) %>%
    pack_rows("Liabilities", 7, 11) %>%
    pack_rows("Owners' equity", 12, 14) %>%
    add_indent(c(4, 9, 11, 14)) %>%
    row_spec(c(4, 11, 14),
             extra_latex_after = "\\addlinespace") %>%
    kable_styling(latex_options = "HOLD_position")

p21$test <- as.numeric(p21$bs.proforma["Total assets",] -
    p21$bs.proforma["Total liabilities and owners' equity",])
## ---- chunk 53
p21$delta.sales <- as.numeric(p21$is["Sales",] * p21$growth.rate) 
p21$cir <- p21$bs["Total assets",] / p21$is["Sales",]
p21$sls <- p21$bs["Accounts payable",] / p21$is["Sales",]
p21$profit.margin <- p21$is["Net income",] / p21$is["Sales",]
p21$retention.ratio <- 1 - p21$dividend.payout.ratio
p21$efn <- as.numeric(p21$cir * p21$delta.sales - p21$sls * p21$delta.sales -
    p21$profit.margin * p21$is.proforma["Sales",] * p21$retention.ratio)
## ---- chunk 54
p22 <- new.env()
p22$capacity.usage <- .8
p22$sales.full.capacity <- as.numeric(p21$is["Sales",]) / .8
p22$cir <- as.numeric(p21$bs.assets["Fixed assets",] /
                       p22$sales.full.capacity)
p22$projected.fixed.assets <- as.numeric(p21$is.proforma["Sales",] * p22$cir)
p22$previous.fixed.assets <- as.numeric(p21$bs.assets["Fixed assets",] *
                              (1 + p21$growth.rate))
p22$diff <- p22$previous.fixed.assets - p22$projected.fixed.assets
p22$efn <- p21$efn - p22$diff
## ---- chunk 55
p23 <- new.env()
p23$is.proforma <- p21$is
p23$is.proforma[1:4,] <- p21$is.proforma[1:4,] * (1 + p21$growth.rate)
p23$is.proforma["Taxable income",] <-
    p23$is.proforma["Earnings before interest and taxes",] -
    p23$is.proforma["Interest expense",]
p23$is.proforma["Taxes",] <- p23$is.proforma["Taxable income",] *
    p21$tax.rate
p23$is.proforma["Net income",] <- p23$is.proforma["Taxable income",] -
    p23$is.proforma["Taxes",]
p23$is.proforma["Dividends",] <- p23$is.proforma["Net income",] *
    p21$dividend.payout.ratio
p23$is.proforma["Addition to retained earnings",] <-
    p23$is.proforma["Net income",] * (1 - p21$dividend.payout.ratio)
knitr::kable(pretty(p23$is.proforma), caption="Pro Forma Income Statement") %>%
    add_indent(c(9, 10)) %>%
    kable_styling(latex_options = "HOLD_position")
## ---- chunk 56
p23$bs.proforma <- p21$bs
p23$bs.proforma[1:6,] <- p23$bs.proforma[1:6,] * (1 + p21$growth.rate)
p23$bs.proforma["Accounts payable",] * (1 + p21$growth.rate)
p23$bs.proforma["Notes payable",] <-
    p23$bs.proforma["Notes payable",] +
    19669
p23$bs.proforma["Total current liabilities",] <-
    p23$bs.proforma["Accounts payable",] +
    p23$bs.proforma["Notes payable",]
p23$bs.proforma["Long-term debt",] <-
    p23$bs.proforma["Long-term debt",] +
    59008
p23$bs.proforma["Total liabilities",] <-
    p23$bs.proforma["Total current liabilities",] +
    p23$bs.proforma["Long-term debt",]
p23$bs.proforma["Retained earnings",] <-
    p23$bs.proforma["Retained earnings",] +
    p23$is.proforma["Addition to retained earnings",]
p23$bs.proforma["Total equity",] <-
    p23$bs.proforma["Total equity",] +
    p23$is.proforma["Addition to retained earnings",]
p23$bs.proforma["Total liabilities and owners' equity",] <-
    p23$bs.proforma["Total liabilities",] +
    p23$bs.proforma["Total equity",]
pretty(p23$bs.proforma)
p23$bs.proforma["Total liabilities",] / p23$bs.proforma["Total equity",]
p21$bs["Total liabilities",] / p21$bs["Total equity",]
pretty(p23$bs.proforma["Total assets",] -
       p23$bs.proforma["Total liabilities and owners' equity",])
## ---- chunk 57
ls()
